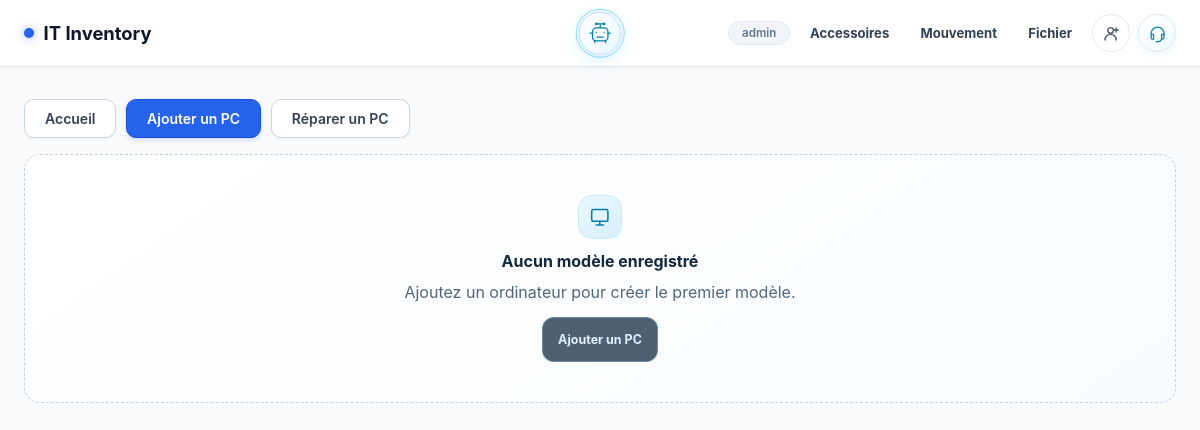
Before: /ordinateurs (signed in) with the older database file.
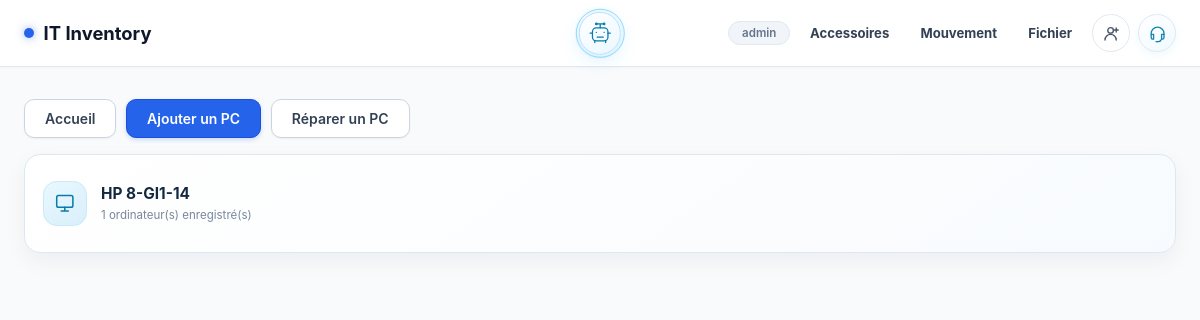
After: the same page with the newer database file.
### tables this page shows
CREATE TABLE inventory (
            id          INTEGER PRIMARY KEY AUTOINCREMENT,
            model_slug  TEXT,
            model_name  TEXT,
            fan         TEXT UNIQUE,
            sn          TEXT,
            statut      TEXT,
            username    TEXT,
            code_user   TEXT,
            license_num TEXT,
            obs         TEXT
        , disque_dur TEXT, etat_clavier TEXT, systeme_operateur TEXT, etat_ecran TEXT, batterie INTEGER, ram TEXT, ports_usb TEXT, pave_tactile TEXT, last_recipient TEXT, assignment_number INTEGER NOT NULL DEFAULT 0);

### app/routes/inventory.py (the view)
@inventory_bp.route('/ordinateurs')
def computer_models():
    return render_template('computer_models.html', models=get_all_models())

### app/models/database.py (called while the page is built)
def get_db():
    if 'db' not in g:
        g.db = sqlite3.connect(
            current_app.config['DB_PATH'],
            detect_types=sqlite3.PARSE_DECLTYPES,
        )
        g.db.row_factory = sqlite3.Row
    return g.db

def get_all_models():
    db = get_db()
    rows = db.execute('''
        SELECT model_slug, model_name, COUNT(*) AS total_count
        FROM inventory
        GROUP BY model_slug, model_name
        ORDER BY model_name
    ''').fetchall()
    return [
        {'slug': r['model_slug'], 'name': r['model_name'], 'total_count': r['total_count']}
        for r in rows
    ]

### templates/computer_models.html (shortened to what this page needs)
{% extends "base.html" %}
{% block content %}
<section class="equipment-dashboard model-directory page-fade">
  <div class="model-directory-actions">
    <a class="btn btn-secondary" href="{{ url_for('inventory.equipment_dashboard') }}">Accueil</a>
    {% if current_user.access_level in ['write', 'full'] %}<a class="btn btn-primary" href="{{ url_for('inventory.add_item') }}">Ajouter un PC</a>{% endif %}
    <a class="btn btn-secondary" href="{{ url_for('inventory.preparer_pc') }}">Réparer un PC</a>
  </div>
  <section class="equipment-category-grid model-card-grid" aria-label="Modèles d’ordinateurs">
    {% for model in models %}
    <a class="equipment-category model-directory-card" href="{{ url_for('inventory.model_detail', slug=model.slug) }}">
      <span class="equipment-category-icon" aria-hidden="true"><svg viewBox="0 0 24 24"><rect x="3" y="4" width="18" height="13" rx="2"/><path d="M8 21h8m-4-4v4"/></svg></span>
      <span class="equipment-category-copy"><strong>{{ model.name }}</strong><small>{{ model.total_count }} ordinateur(s) enregistré(s)</small></span>
    </a>
    {% else %}
    <div class="model-directory-empty">
      <span class="equipment-category-icon" aria-hidden="true"><svg viewBox="0 0 24 24"><rect x="3" y="4" width="18" height="13" rx="2"/><path d="M8 21h8m-4-4v4"/></svg></span>
      <strong>Aucun modèle enregistré</strong>
      <span>Ajoutez un ordinateur pour créer le premier modèle.</span>
      {% if current_user.access_level in ['write', 'full'] %}<a class="equipment-home-link" href="{{ url_for('inventory.add_item') }}">Ajouter un PC</a>{% endif %}
    </div>
    {% endfor %}
  </section>
</section>
{% endblock %}

Changed rows visible on the page:
added inventory: name "HP 8-GI1-14", total_count "1"
Other visible differences:
text no longer shown: "Aucun modèle enregistré Ajoutez un ordinateur pour créer le premier modèle. Ajouter un PC"
